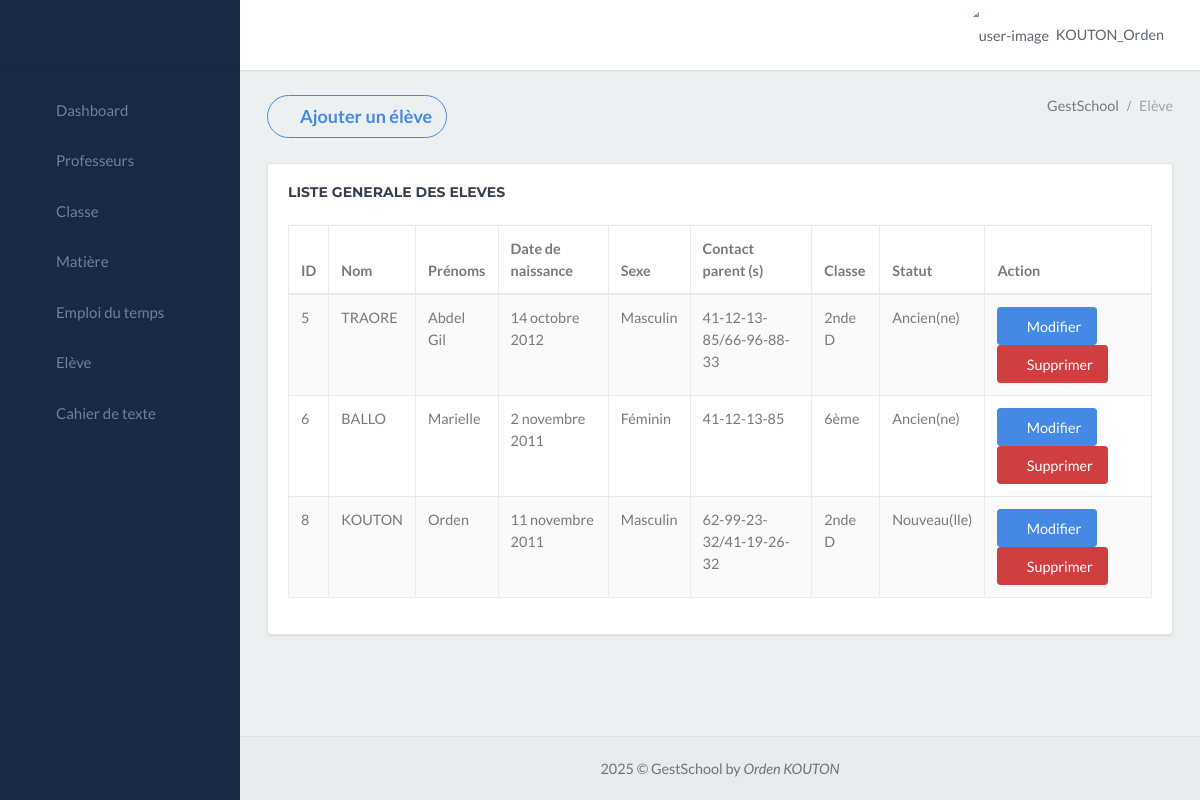
Page /gestschool_app/élève/ (signed in) on the earlier database version.
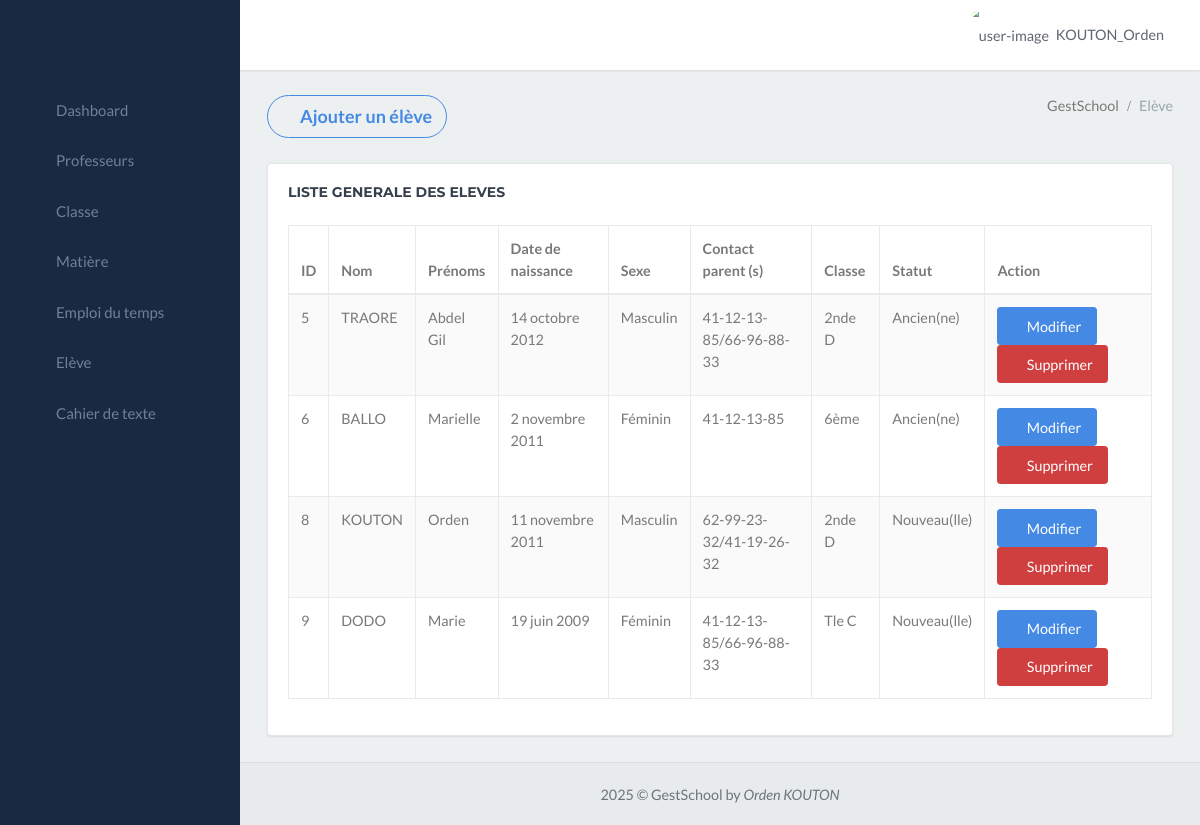
Same page on the later database version.
### gestschool_app/models.py (models this page shows)
class Eleve(models.Model):
    id_eleve = models.AutoField(primary_key=True)
    nom = models.CharField(max_length=80)
    prenom = models.CharField(max_length=100)
    sexe = models.CharField(max_length=100)
    date_naissance = models.DateField(max_length=100)
    contact = models.CharField(max_length=100)
    classe = models.CharField(max_length=100)
    statut = models.CharField(max_length=100)
    annee_scolaire = models.ForeignKey(AnneeScolaire, on_delete=models.SET_NULL, null=True, blank=True)

### gestschool_app/views.py (called while the page is built)
@login_required
def eleve(request):
    annee_active = AnneeScolaire.objects.filter(active=True).first()
    classes = Classe.objects.all()
    eleves = Eleve.objects.filter(annee_scolaire_id=annee_active)
    return render(request, 'personne/eleve.html', {'eleves': eleves, 'classes': classes})

### gestschool_app/templates/personne/eleve.html (shortened to what this page needs)
{% extends "menu.html" %}
{% block content %}
<div class="content-page">
    <div class="content">
        <div class="container-fluid">
            <div class="row">
                <div class="col-12">
                    <div class="page-title-box">
                        <button type="button"
                            class="page-title btn btn-outline-success btn-rounded waves-effect width-md waves-light"
                            data-toggle="modal" data-target=".bs-example-modal-lg">
                            <i class="ion ion-md-add-circle"></i>
                            Ajouter un élève
                        </button>
                        <div class="page-title-right">
                            <ol class="breadcrumb p-0 m-0">
                                <li class="breadcrumb-item active">GestSchool</li>
                                <li class="breadcrumb-item"><a>Elève</a></li>
                            </ol>
                        </div>
                        <div class="clearfix"></div>
                    </div>
                </div>
            </div>
            <div class="row">
                <div class="col-12">
                    <div class="card">
                        <div class="card-body table-responsive">
                            <h4 class="m-t-0 header-title mb-4"><b>LISTE GENERALE DES ELEVES</b></h4>
                            <table id="datatable-buttons"
                                class="table table-striped table-bordered dt-responsive nowrap"
                                style="border-collapse: collapse; border-spacing: 0; width: 100%;">
                                <thead>
                                    <tr>
                                        <th>ID</th>
                                        <th>Nom</th>
                                        <th>Prénoms</th>
                                        <th>Date de naissance</th>
                                        <th>Sexe</th>
                                        <th>Contact parent (s)</th>
                                        <th>Classe</th>
                                        <th>Statut</th>
                                        <th>Action</th>
                                    </tr>
                                </thead>
                                <tbody>
                                    {% for eleve in eleves %}
                                    <tr>
                                        <td>{{ eleve.id_eleve }}</td>
                                        <td>{{ eleve.nom }}</td>
                                        <td>{{ eleve.prenom }}</td>
                                        <td>{{ eleve.date_naissance }}</td>
                                        <td>{{ eleve.sexe }}</td>
                                        <td>{{ eleve.contact }}</td>
                                        <td>{{ eleve.classe }}</td>
                                        <td>{{ eleve.statut }}</td>
                                        <td>
                                            <button class="btn btn-success" data-toggle="modal" data-target="#editModal{{ eleve.id_eleve }}">
                                                <i class="ion ion-ios-create"></i> Modifier
                                            </button>
                                            <button class="btn btn-danger" data-toggle="modal" data-target="#deleteModal{{ eleve.id_eleve }}">
                                                <i class="ion ion-ios-trash"></i> Supprimer
                                            </button>
                                        </td>
                                    </tr>
                                    {% endfor %}
                                </tbody>
                            </table>
                        </div>
                    </div>
                </div>
            </div>
        </div>
    </div>
</div>
{% endblock %}

Differences in the rows shown:
added Eleve: id_eleve "9", nom "DODO", prenom "Marie", date_naissance "19 juin 2009", sexe "Féminin", contact "41-12-13-85/66-96-88-33", classe "Tle C", statut "Nouveau(lle)"
